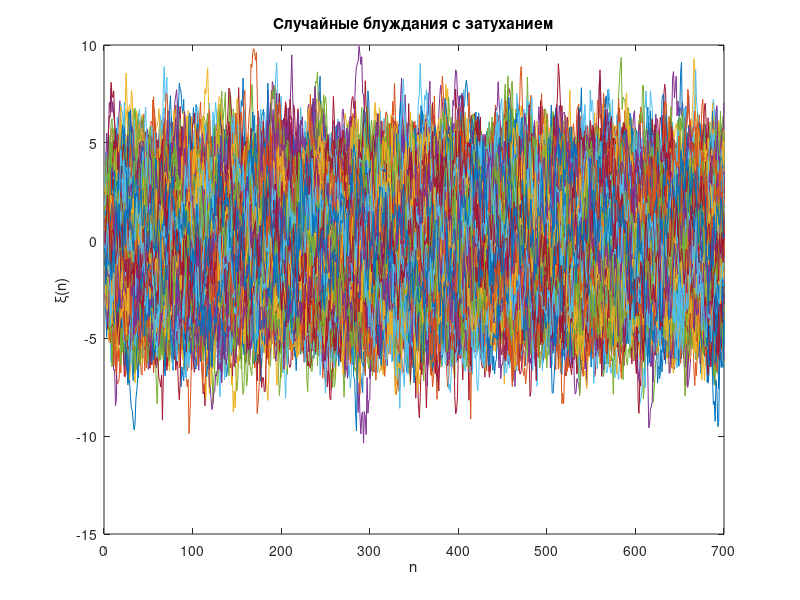
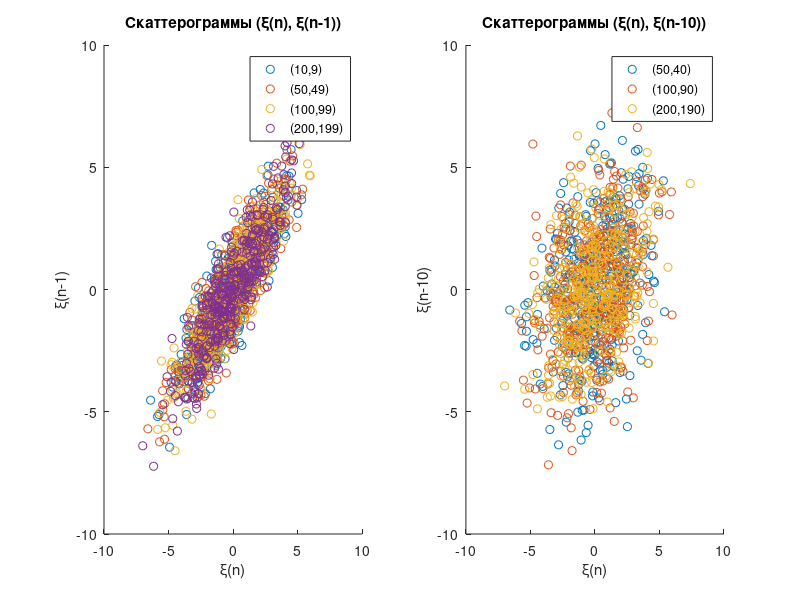
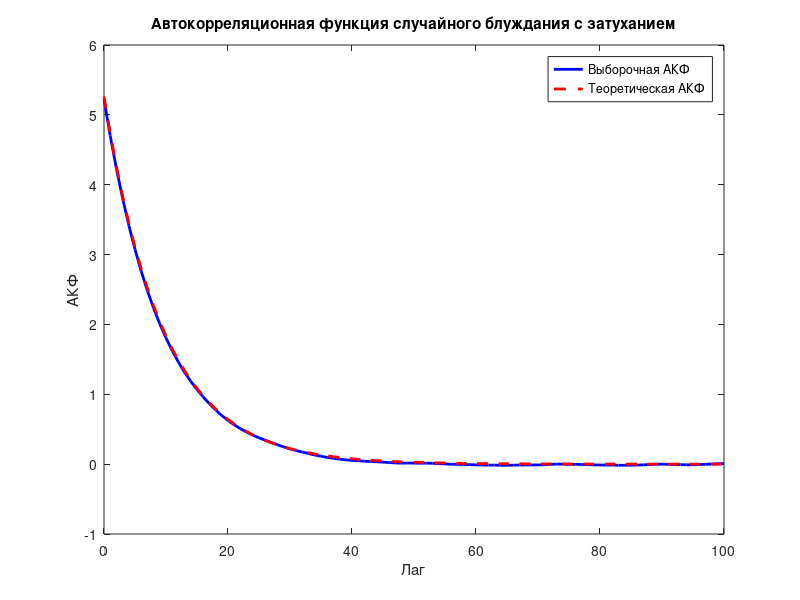

These figures' MATLAB source, in order:
N = 700;
K = 400;
mu = 0;
sigma = 1;

% матрица случайных блужданий с затуханием
xi = zeros(N, K); 
xi(1,:) = randn(1, K) * sigma + mu; % Начальное значение
for n = 2:N
    xi(n,:) = 0.9 * xi(n-1,:) + randn(1, K) * sigma + mu;
end

% графики всех реализаций
figure;
plot(xi);
title('Случайные блуждания с затуханием');
xlabel('n');
ylabel('\xi(n)');

% скаттерограммы
figure;
subplot(1,2,1);
scatter(xi(10,:), xi(9,:));
hold on;
scatter(xi(50,:), xi(49,:));
scatter(xi(100,:), xi(99,:));
scatter(xi(200,:), xi(199,:));
title('Скаттерограммы (\xi(n), \xi(n-1))');
xlabel('\xi(n)');
ylabel('\xi(n-1)');
legend('(10,9)', '(50,49)', '(100,99)', '(200,199)');

subplot(1,2,2);
scatter(xi(50,:), xi(40,:));
hold on;
scatter(xi(100,:), xi(90,:));
scatter(xi(200,:), xi(190,:));
title('Скаттерограммы (\xi(n), \xi(n-10))');
xlabel('\xi(n)');
ylabel('\xi(n-10)');
legend('(50,40)', '(100,90)', '(200,190)');

% выборочная автокорреляции
max_lag = 100;
r_sample = zeros(1, max_lag+1);
for l = 0:max_lag
    for n = l+1:N
        r_sample(l+1) = r_sample(l+1) + xi(n,:) * xi(n-l,:)';
    end
    r_sample(l+1) = r_sample(l+1) / (K * (N-l)); 
end

% теор автокорреляция
r_theory = (sigma^2 / (1 - 0.9^2)) * 0.9.^(0:max_lag);

% графики АКФ
figure;
plot(0:max_lag, r_sample, 'b-', 'LineWidth', 2);
hold on;
plot(0:max_lag, r_theory, 'r--', 'LineWidth', 2);
title('Автокорреляционная функция случайного блуждания с затуханием');
xlabel('Лаг');
ylabel('АКФ');
legend('Выборочная АКФ', 'Теоретическая АКФ');

mean_time = mean(xi, 2); 
mean_ensemble = mean(xi, 1);

fprintf('Среднее по времени для лага 1: %f\n', mean_time(2));
fprintf('Среднее по ансамблю для лага 1: %f\n', mean_ensemble(2));
fprintf('Среднее по времени для лага 2: %f\n', mean_time(3));
fprintf('Среднее по ансамблю для лага 2: %f\n', mean_ensemble(3));

% сравнение с теор значениями
fprintf('Разница между средним по времени и теоретическим значением для лага 1: %f\n', mean_time(2) - r_theory(2));
fprintf('Разница между средним по ансамблю и теоретическим значением для лага 1: %f\n', mean_ensemble(2) - r_theory(2));
fprintf('Разница между средним по времени и теоретическим значением для лага 2: %f\n', mean_time(3) - r_theory(3));
fprintf('Разница между средним по ансамблю и теоретическим значением для лага 2: %f\n\n', mean_ensemble(3) - r_theory(3));
